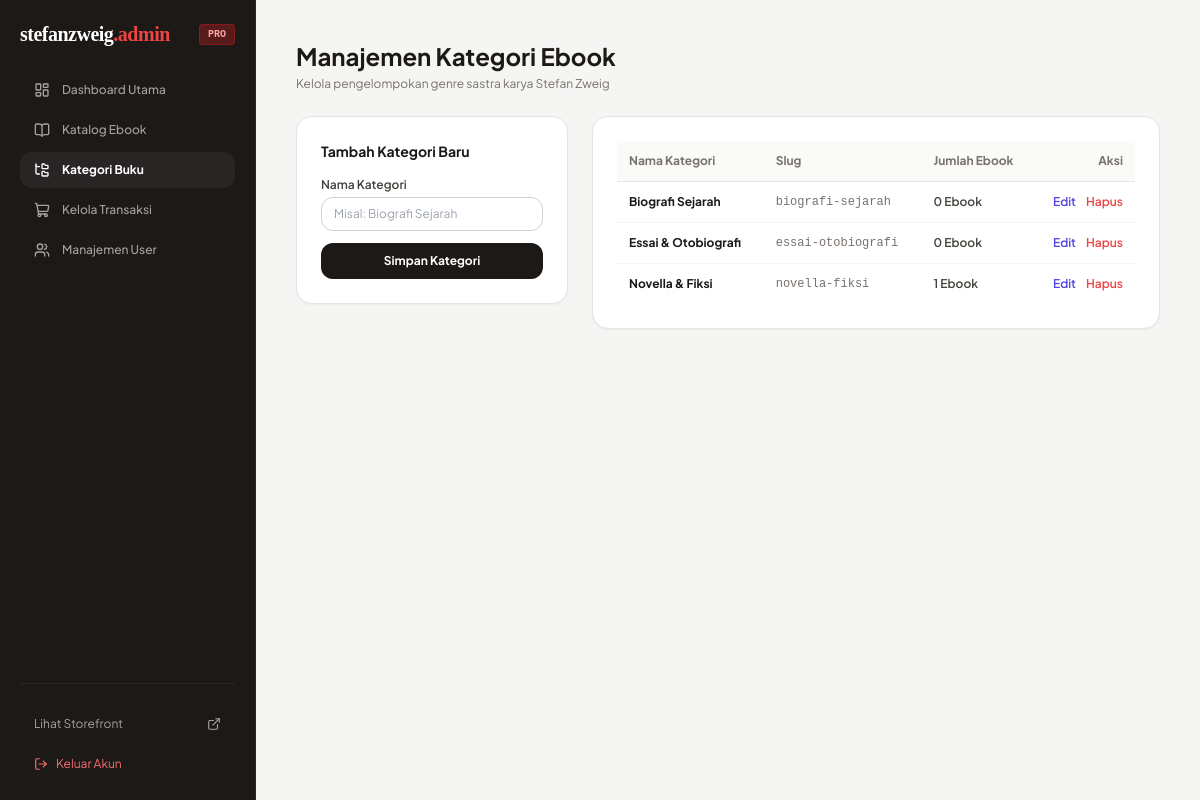
Screenshot of /admin/categories.php (signed in) with the database file from the repository.
### tables this page shows
CREATE TABLE IF NOT EXISTS `categories` (
  `id` INT AUTO_INCREMENT PRIMARY KEY,
  `name` VARCHAR(100) NOT NULL,
  `slug` VARCHAR(100) NOT NULL UNIQUE,
  `created_at` TIMESTAMP DEFAULT CURRENT_TIMESTAMP
);

### admin/categories.php (the view, shortened to what this page needs)
<?php
require_once 'layout_header.php';
$categories = $pdo->query("SELECT c.*, COUNT(e.id) AS total_ebooks FROM categories c LEFT JOIN ebooks e ON c.id = e.category_id GROUP BY c.id ORDER BY c.name ASC")->fetchAll();
?>
<div class="max-w-4xl space-y-6">
    <div>
        <h1 class="text-2xl font-bold text-stone-900">Manajemen Kategori Ebook</h1>
        <p class="text-xs text-stone-500 mt-1">Kelola pengelompokan genre sastra karya Stefan Zweig</p>
    </div>
    <div class="grid grid-cols-1 md:grid-cols-3 gap-6">
        <div class="bg-white p-6 rounded-2xl border border-stone-200 shadow-sm space-y-4 h-fit">
            <h3 class="font-bold text-stone-900 text-sm">Tambah Kategori Baru</h3>
            <form method="POST" class="space-y-3">
                <div>
                    <label class="block text-xs font-semibold text-stone-700 mb-1">Nama Kategori</label>
                    <input type="text" name="name" placeholder="Misal: Biografi Sejarah" class="w-full px-3 py-2 border border-stone-300 rounded-xl text-xs focus:ring-2 focus:ring-red-500 focus:outline-none" required>
                </div>
                <button type="submit" name="add_category" class="w-full bg-stone-900 text-white text-xs font-bold py-2.5 rounded-xl hover:bg-stone-800 transition">Simpan Kategori</button>
            </form>
        </div>
        <div class="md:col-span-2 bg-white rounded-2xl border border-stone-200 p-6 shadow-sm">
            <table class="w-full text-left text-xs">
                <thead class="bg-stone-50 text-stone-500 border-b border-stone-200">
                    <tr>
                        <th class="p-3">Nama Kategori</th>
                        <th class="p-3">Slug</th>
                        <th class="p-3">Jumlah Ebook</th>
                        <th class="p-3 text-right">Aksi</th>
                    </tr>
                </thead>
                <tbody class="divide-y divide-stone-100">
                    <?php foreach ($categories as $cat): ?>
                        <tr>
                            <td class="p-3 font-bold text-stone-900"><?= htmlspecialchars($cat['name']) ?></td>
                            <td class="p-3 text-stone-500 font-mono"><?= htmlspecialchars($cat['slug']) ?></td>
                            <td class="p-3 font-semibold text-stone-700"><?= $cat['total_ebooks'] ?> Ebook</td>
                            <td class="p-3 text-right space-x-2">
                                <a href="category_edit.php?id=<?= $cat['id'] ?>" class="text-indigo-600 hover:underline font-semibold">Edit</a>
                                <a href="categories.php?action=delete&id=<?= $cat['id'] ?>" onclick="return confirm('Yakin ingin menghapus kategori ini?')" class="text-red-500 hover:underline font-semibold">Hapus</a>
                            </td>
                        </tr>
                    <?php endforeach; ?>
                </tbody>
            </table>
        </div>
    </div>
</div>
<?php require_once 'layout_footer.php'; ?>

### admin/layout_header.php (style rules this page uses)
body { font-family: 'Plus Jakarta Sans', sans-serif; }

### rows the page displays
categories: name "Biografi Sejarah", slug "biografi-sejarah", total_ebooks "0"
categories: name "Essai & Otobiografi", slug "essai-otobiografi", total_ebooks "0"
categories: name "Novella & Fiksi", slug "novella-fiksi", total_ebooks "1"
